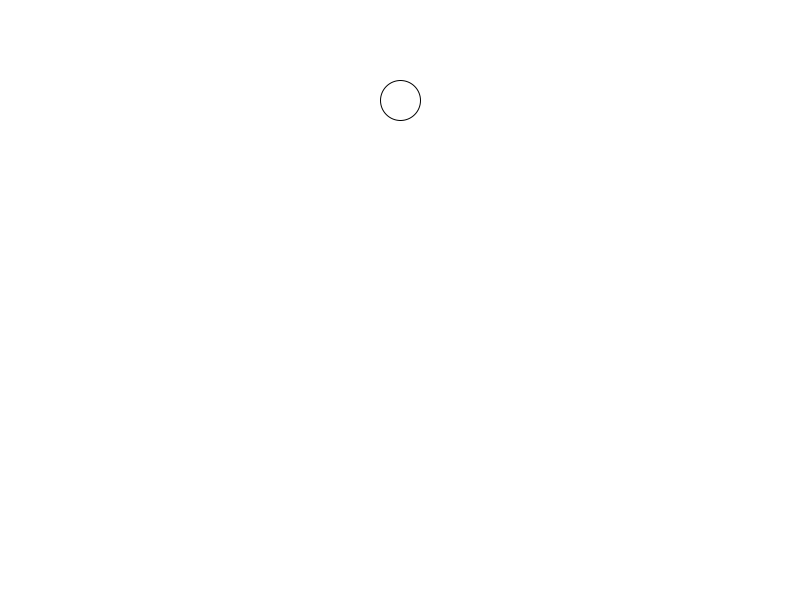
Frame 1 (no input)
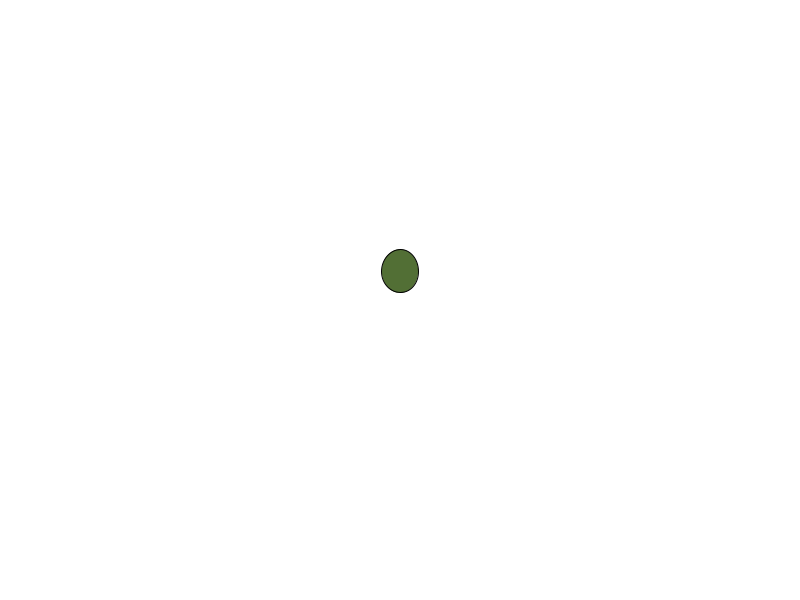
Frame 60 (the mouse pressed at the canvas centre just before this capture)
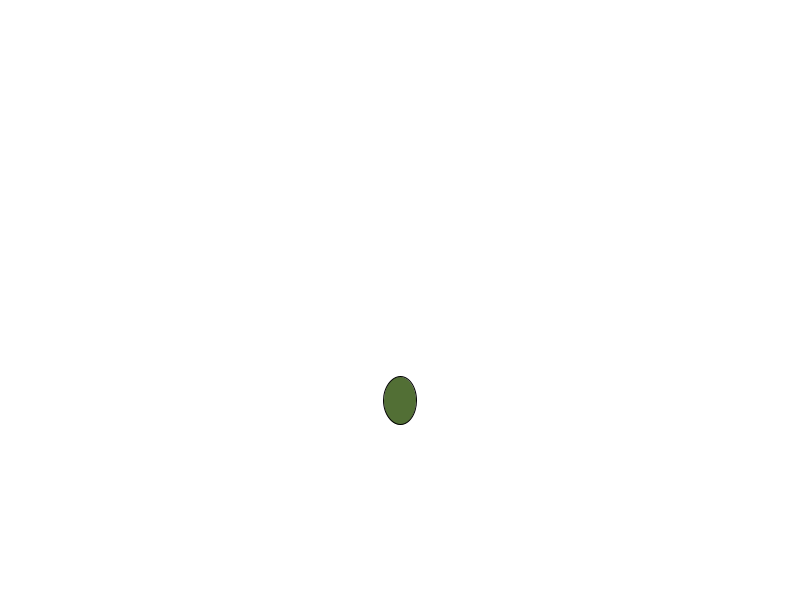
Frame 120 (the mouse held since frame 60 and released just before this capture)

The Processing sketch that drew these frames (run headless with seeded random() and noise(); from frame 60 on, the mouse is pressed at the canvas centre):

// Processing sketch: processing_52789
// ── processing_52789.pde

//Gravity Ball Experiment
//Tracy Carlin
//Feb. 16, 2012

color g = #526F35;
float x =400;
float y = 100;
float speed = 0; //designates speed of the ball and the direction it is going in
float gravity = 0.1; // the acceleration of the ball
float elongation = 0; // amount by which x and y are transformed
float fat = 40; //width of the ball
float tall = 40; //height of the ball
float direction = .001; //direction the ball is going

void setup(){
size(800,600); 
  background(255);
  smooth();
}

void draw(){
  background(255);
  makeball();
   y = y+speed; // adding to the y value, making it move down
   speed = speed + gravity; // increasing the value added to y incrementally
   elongation = elongation + speed*direction; // adding incrementally to the elongation of the ball
   fat = fat - elongation; //makes thinner as it goes down
   tall = tall + elongation; // makes taller as it goes down
   if (y >=height - tall/2) { // changes everything when the ellipse hits the bottom; part 2 should change when the ellipse is a perfect circle. 
   //.95 instead of 1 "dampens" the bounce, making it more realistic/eventually come to a stop
  speed = speed * -.95 ; //reversing direction and slightly lowering speed
  elongation = elongation* -1; //makes values reverse - now it'll get fatter and shorter
 direction = direction * -1; // makes elongation reduce as it rises or increase as it goes down //PROBLEM PART BELOW
  } else if (y == 100) {// events occur if the ball returns back up to the max height of the current iteration
   //direction = direction * -1; // makes elongation go back to increasing when it hits the apex
   println("Hey! Listen!");
   elongation = elongation * -1; // makes values of elongation reverse again - width decreases, height increases
}
}

void makeball(){
 ellipse(x,y,fat,tall);
  fill(g);
  smooth();
    
}
